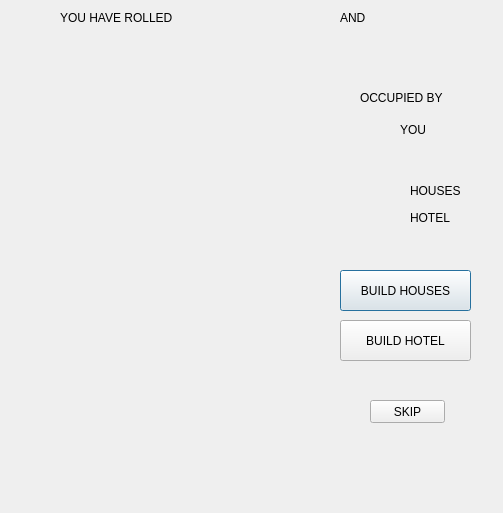
<?xml version="1.0" encoding="UTF-8"?>
<ui version="4.0">
 <class>rolled_own</class>
 <widget class="QDialog" name="rolled_own">
  <property name="geometry">
   <rect>
    <x>0</x>
    <y>0</y>
    <width>503</width>
    <height>513</height>
   </rect>
  </property>
  <property name="windowTitle">
   <string>Dialog</string>
  </property>
  <widget class="QLabel" name="label">
   <property name="geometry">
    <rect>
     <x>60</x>
     <y>10</y>
     <width>171</width>
     <height>16</height>
    </rect>
   </property>
   <property name="styleSheet">
    <string notr="true">font: 75 14pt &quot;MS Shell Dlg 2&quot;;</string>
   </property>
   <property name="text">
    <string>YOU HAVE ROLLED</string>
   </property>
  </widget>
  <widget class="QLabel" name="own_dice1">
   <property name="geometry">
    <rect>
     <x>260</x>
     <y>10</y>
     <width>47</width>
     <height>16</height>
    </rect>
   </property>
   <property name="text">
    <string/>
   </property>
  </widget>
  <widget class="QLabel" name="label_5">
   <property name="geometry">
    <rect>
     <x>360</x>
     <y>90</y>
     <width>121</width>
     <height>16</height>
    </rect>
   </property>
   <property name="styleSheet">
    <string notr="true">font: 75 14pt &quot;MS Shell Dlg 2&quot;;</string>
   </property>
   <property name="text">
    <string>OCCUPIED BY</string>
   </property>
  </widget>
  <widget class="QLabel" name="own_owner">
   <property name="geometry">
    <rect>
     <x>400</x>
     <y>120</y>
     <width>41</width>
     <height>20</height>
    </rect>
   </property>
   <property name="styleSheet">
    <string notr="true">font: 75 14pt &quot;MS Shell Dlg 2&quot;;</string>
   </property>
   <property name="text">
    <string>YOU</string>
   </property>
  </widget>
  <widget class="QLabel" name="label_3">
   <property name="geometry">
    <rect>
     <x>340</x>
     <y>10</y>
     <width>47</width>
     <height>16</height>
    </rect>
   </property>
   <property name="styleSheet">
    <string notr="true">font: 75 12pt &quot;MS Shell Dlg 2&quot;;</string>
   </property>
   <property name="text">
    <string>AND</string>
   </property>
  </widget>
  <widget class="QLabel" name="roll_pic">
   <property name="geometry">
    <rect>
     <x>10</x>
     <y>90</y>
     <width>301</width>
     <height>391</height>
    </rect>
   </property>
   <property name="text">
    <string/>
   </property>
  </widget>
  <widget class="QLabel" name="label_4">
   <property name="geometry">
    <rect>
     <x>10</x>
     <y>40</y>
     <width>181</width>
     <height>16</height>
    </rect>
   </property>
   <property name="styleSheet">
    <string notr="true">font: 75 12pt &quot;MS Shell Dlg 2&quot;;</string>
   </property>
   <property name="text">
    <string/>
   </property>
  </widget>
  <widget class="QLabel" name="own_dice2">
   <property name="geometry">
    <rect>
     <x>420</x>
     <y>10</y>
     <width>47</width>
     <height>16</height>
    </rect>
   </property>
   <property name="text">
    <string/>
   </property>
  </widget>
  <widget class="QPushButton" name="build_house">
   <property name="geometry">
    <rect>
     <x>340</x>
     <y>270</y>
     <width>131</width>
     <height>41</height>
    </rect>
   </property>
   <property name="styleSheet">
    <string notr="true">font: 75 12pt &quot;MS Shell Dlg 2&quot;;</string>
   </property>
   <property name="text">
    <string>BUILD HOUSES</string>
   </property>
  </widget>
  <widget class="QPushButton" name="build_hotel">
   <property name="geometry">
    <rect>
     <x>340</x>
     <y>320</y>
     <width>131</width>
     <height>41</height>
    </rect>
   </property>
   <property name="styleSheet">
    <string notr="true">font: 75 12pt &quot;MS Shell Dlg 2&quot;;</string>
   </property>
   <property name="text">
    <string>BUILD HOTEL</string>
   </property>
  </widget>
  <widget class="QPushButton" name="own_skip">
   <property name="geometry">
    <rect>
     <x>370</x>
     <y>400</y>
     <width>75</width>
     <height>23</height>
    </rect>
   </property>
   <property name="styleSheet">
    <string notr="true">font: 75 12pt &quot;MS Shell Dlg 2&quot;;</string>
   </property>
   <property name="text">
    <string>SKIP</string>
   </property>
  </widget>
  <widget class="QLabel" name="own_place">
   <property name="geometry">
    <rect>
     <x>230</x>
     <y>40</y>
     <width>161</width>
     <height>21</height>
    </rect>
   </property>
   <property name="styleSheet">
    <string notr="true">font: 75 14pt &quot;MS Shell Dlg 2&quot;;</string>
   </property>
   <property name="text">
    <string/>
   </property>
  </widget>
  <widget class="QLabel" name="house_number">
   <property name="geometry">
    <rect>
     <x>350</x>
     <y>180</y>
     <width>47</width>
     <height>21</height>
    </rect>
   </property>
   <property name="text">
    <string/>
   </property>
  </widget>
  <widget class="QLabel" name="hotel_number">
   <property name="geometry">
    <rect>
     <x>350</x>
     <y>210</y>
     <width>47</width>
     <height>21</height>
    </rect>
   </property>
   <property name="text">
    <string/>
   </property>
  </widget>
  <widget class="QLabel" name="label_7">
   <property name="geometry">
    <rect>
     <x>410</x>
     <y>180</y>
     <width>71</width>
     <height>21</height>
    </rect>
   </property>
   <property name="styleSheet">
    <string notr="true">font: 75 14pt &quot;MS Shell Dlg 2&quot;;</string>
   </property>
   <property name="text">
    <string>HOUSES</string>
   </property>
  </widget>
  <widget class="QLabel" name="label_8">
   <property name="geometry">
    <rect>
     <x>410</x>
     <y>210</y>
     <width>61</width>
     <height>16</height>
    </rect>
   </property>
   <property name="styleSheet">
    <string notr="true">font: 75 14pt &quot;MS Shell Dlg 2&quot;;
</string>
   </property>
   <property name="text">
    <string>HOTEL</string>
   </property>
  </widget>
 </widget>
 <resources/>
 <connections/>
</ui>
